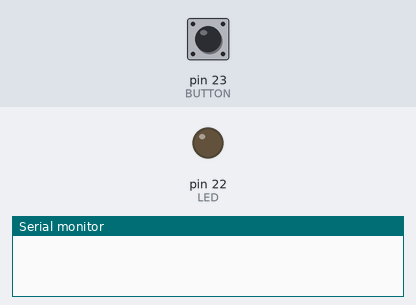
Bench run of a sketch on a simulated Arduino Mega 2560, built with avr-gcc and run on an emulated ATmega2560. On the bench: output pins drawn as LEDs (lit = HIGH), the last lines printed to the serial monitor. The inputs (shaded band) are chosen by the test bench; at power-on: pin 23 (BUTTON) HIGH.

Above: at 1.2 s.
1.3 s: pin 23 (BUTTON) pulled LOW for 0.15 s
At 1.7 s:
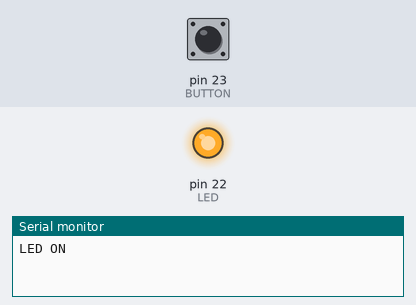
2.9 s: pin 23 (BUTTON) pulled LOW for 1 s
At 4.2 s:
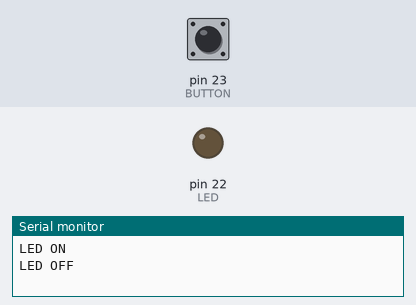
5.4 s: pin 23 (BUTTON) pulled LOW for 3.2 s
At 6.1 s:
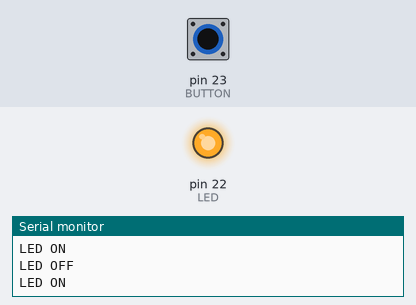
Timing chart, 0 to 8.4 s (numbered marks = the images above; inputs shaded):
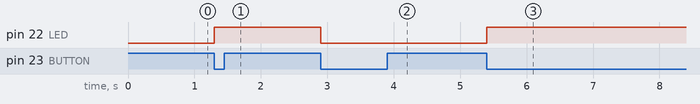

Measured:
- after the input at 1.3 s, pin 22 (LED): LOW → HIGH at once
- after the input at 2.9 s, pin 22 (LED): HIGH → LOW at once
- after the input at 5.4 s, pin 22 (LED): LOW → HIGH at once

The sketch:

sketch_sep28a.ino
```cpp
#define BUTTON 23
#define LED 22

bool ledState = false;
bool lastButtonState = HIGH;
bool currentButtonState;

void setup() {

  Serial.begin(115200);
  pinMode(BUTTON, INPUT_PULLUP);
  pinMode(LED, OUTPUT);
  digitalWrite(LED, LOW);

}

void loop() {
  currentButtonState = digitalRead(BUTTON);

  if (lastButtonState == HIGH && currentButtonState == LOW) {
    ledState = !ledState;
    digitalWrite(LED, ledState);

  if (ledState == true) {
    Serial.println("LED ON");
  }
  else {
    Serial.println("LED OFF");
  }

  delay(50);
  }
  lastButtonState = currentButtonState;
}
```
